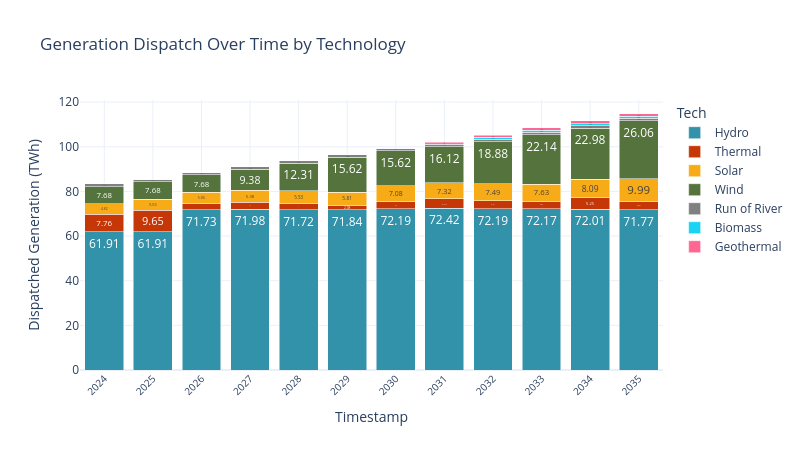

Notebook code cell kept with this figure:
### Code cell
# Transform data
sce_sw = pd.read_csv(model_outputs_path+'/dispatch.csv')
sce_sw['year'] = sce_sw['timestamp'].str[:4]
sce_sw['Energy_TWh_typical_yr'] = sce_sw['Energy_GWh_typical_yr'] / 1000
sce_sw.rename(columns={'gen_tech': 'Tech'}, inplace=True)
sce_sw = sce_sw[sce_sw['timestamp'].str.contains('^2023') == False]
# Plot
sw.scenarios.dispatched_generation(sce_sw, 'year', 'Energy_TWh_typical_yr', 'Tech')

### Figure 1 — Plotly figure (JSON) as saved in the notebook; plotly's stock layout.template omitted (floating-point values rounded to 4 significant figures)
{"data": [{"alignmentgroup": "True", "hovertemplate": "Tech=Hydro<br>Year=%{x}<br>Dispatched Generation (MW)=%{text}<extra></extra>", "legendgroup": "Hydro", "marker": {"color": "#3292A9", "pattern": {"shape": ""}}, "name": "Hydro", "offsetgroup": "Hydro", "orientation": "v", "showlegend": true, "text": [61.91, 61.91, 71.73, 71.98, 71.72, 71.84, 72.19, 72.42, 72.19, 72.17, 72.01, 71.77], "textposition": "inside", "texttemplate": "%{text:.2f}", "type": "bar", "x": ["2024", "2025", "2026", "2027", "2028", "2029", "2030", "2031", "2032", "2033", "2034", "2035"], "xaxis": "x", "y": [61.91, 61.91, 71.73, 71.98, 71.72, 71.84, 72.19, 72.42, 72.19, 72.17, 72.01, 71.77], "yaxis": "y"}, {"alignmentgroup": "True", "hovertemplate": "Tech=Thermal<br>Year=%{x}<br>Dispatched Generation (MW)=%{text}<extra></extra>", "legendgroup": "Thermal", "marker": {"color": "#C53707", "pattern": {"shape": ""}}, "name": "Thermal", "offsetgroup": "Thermal", "orientation": "v", "showlegend": true, "text": [7.762, 9.645, 2.885, 3.207, 3.037, 2.076, 3.291, 4.192, 3.702, 3.498, 5.251, 3.824], "textposition": "inside", "texttemplate": "%{text:.2f}", "type": "bar", "x": ["2024", "2025", "2026", "2027", "2028", "2029", "2030", "2031", "2032", "2033", "2034", "2035"], "xaxis": "x", "y": [7.762, 9.645, 2.885, 3.207, 3.037, 2.076, 3.291, 4.192, 3.702, 3.498, 5.251, 3.824], "yaxis": "y"}, {"alignmentgroup": "True", "hovertemplate": "Tech=Solar<br>Year=%{x}<br>Dispatched Generation (MW)=%{text}<extra></extra>", "legendgroup": "Solar", "marker": {"color": "#F7AB17", "pattern": {"shape": ""}}, "name": "Solar", "offsetgroup": "Solar", "orientation": "v", "showlegend": true, "text": [4.824, 5.03, 5.056, 5.384, 5.527, 5.812, 7.076, 7.316, 7.486, 7.634, 8.09, 9.995], "textposition": "inside", "texttemplate": "%{text:.2f}", "type": "bar", "x": ["2024", "2025", "2026", "2027", "2028", "2029", "2030", "2031", "2032", "2033", "2034", "2035"], "xaxis": "x", "y": [4.824, 5.03, 5.056, 5.384, 5.527, 5.812, 7.076, 7.316, 7.486, 7.634, 8.09, 9.995], "yaxis": "y"}, {"alignmentgroup": "True", "hovertemplate": "Tech=Wind<br>Year=%{x}<br>Dispatched Generation (MW)=%{text}<extra></extra>", "legendgroup": "Wind", "marker": {"color": "#55733D", "pattern": {"shape": ""}}, "name": "Wind", "offsetgroup": "Wind", "orientation": "v", "showlegend": true, "text": [7.685, 7.685, 7.685, 9.382, 12.31, 15.62, 15.62, 16.12, 18.88, 22.14, 22.98, 26.06], "textposition": "inside", "texttemplate": "%{text:.2f}", "type": "bar", "x": ["2024", "2025", "2026", "2027", "2028", "2029", "2030", "2031", "2032", "2033", "2034", "2035"], "xaxis": "x", "y": [7.685, 7.685, 7.685, 9.382, 12.31, 15.62, 15.62, 16.12, 18.88, 22.14, 22.98, 26.06], "yaxis": "y"}, {"alignmentgroup": "True", "hovertemplate": "Tech=Run of River<br>Year=%{x}<br>Dispatched Generation (MW)=%{text}<extra></extra>", "legendgroup": "Run of River", "marker": {"color": "#808080", "pattern": {"shape": ""}}, "name": "Run of River", "offsetgroup": "Run of River", "orientation": "v", "showlegend": true, "text": [1.15, 1.15, 1.059, 1.059, 1.053, 1.079, 1.114, 1.15, 1.106, 1.105, 1.108, 1.059], "textposition": "inside", "texttemplate": "%{text:.2f}", "type": "bar", "x": ["2024", "2025", "2026", "2027", "2028", "2029", "2030", "2031", "2032", "2033", "2034", "2035"], "xaxis": "x", "y": [1.15, 1.15, 1.059, 1.059, 1.053, 1.079, 1.114, 1.15, 1.106, 1.105, 1.108, 1.059], "yaxis": "y"}, {"alignmentgroup": "True", "hovertemplate": "Tech=Biomass<br>Year=%{x}<br>Dispatched Generation (MW)=%{text}<extra></extra>", "legendgroup": "Biomass", "marker": {"color": "#19d3f3", "pattern": {"shape": ""}}, "name": "Biomass", "offsetgroup": "Biomass", "orientation": "v", "showlegend": true, "text": [6.882e-10, 2.956e-10, 1.253e-10, 1.998e-10, 2.329e-10, 2.331e-10, 6.138e-10, 0.4982, 0.8311, 0.8311, 0.876, 0.876], "textposition": "inside", "texttemplate": "%{text:.2f}", "type": "bar", "x": ["2024", "2025", "2026", "2027", "2028", "2029", "2030", "2031", "2032", "2033", "2034", "2035"], "xaxis": "x", "y": [6.882e-10, 2.956e-10, 1.253e-10, 1.998e-10, 2.329e-10, 2.331e-10, 6.138e-10, 0.4982, 0.8311, 0.8311, 0.876, 0.876], "yaxis": "y"}, {"alignmentgroup": "True", "hovertemplate": "Tech=Geothermal<br>Year=%{x}<br>Dispatched Generation (MW)=%{text}<extra></extra>", "legendgroup": "Geothermal", "marker": {"color": "#FF6692", "pattern": {"shape": ""}}, "name": "Geothermal", "offsetgroup": "Geothermal", "orientation": "v", "showlegend": true, "text": [6.882e-10, 2.955e-10, 1.253e-10, 1.997e-10, 2.329e-10, 2.333e-10, 6.143e-10, 0.5071, 1.037, 1.037, 1.314, 1.314], "textposition": "inside", "texttemplate": "%{text:.2f}", "type": "bar", "x": ["2024", "2025", "2026", "2027", "2028", "2029", "2030", "2031", "2032", "2033", "2034", "2035"], "xaxis": "x", "y": [6.882e-10, 2.955e-10, 1.253e-10, 1.997e-10, 2.329e-10, 2.333e-10, 6.143e-10, 0.5071, 1.037, 1.037, 1.314, 1.314], "yaxis": "y"}], "layout": {"barmode": "stack", "height": 450, "legend": {"title": {"text": "Tech"}, "tracegroupgap": 0}, "title": {"text": "Generation Dispatch Over Time by Technology"}, "width": 800, "xaxis": {"anchor": "y", "domain": [0, 1], "showgrid": true, "tickangle": -45, "tickfont": {"size": 10}, "tickvals": ["2024", "2025", "2026", "2027", "2028", "2029", "2030", "2031", "2032", "2033", "2034", "2035"], "title": {"text": "Timestamp"}}, "yaxis": {"anchor": "x", "domain": [0, 1], "title": {"text": "Dispatched Generation (TWh)"}}}}
